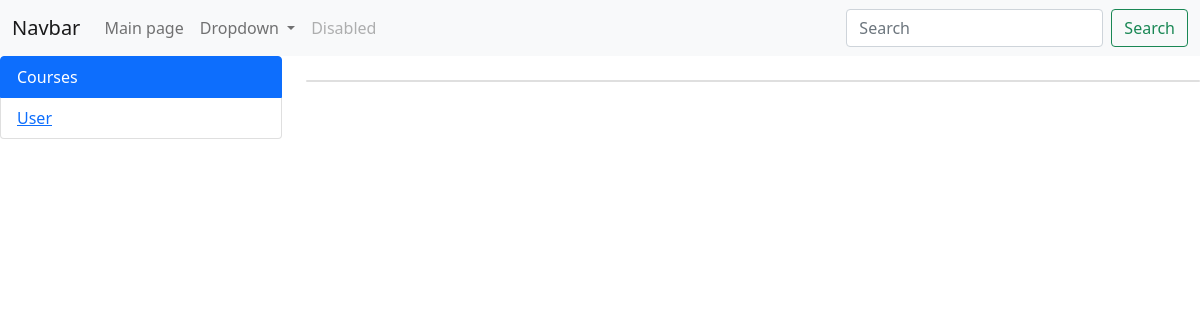
The page /filtering/2 on the database as committed earlier.
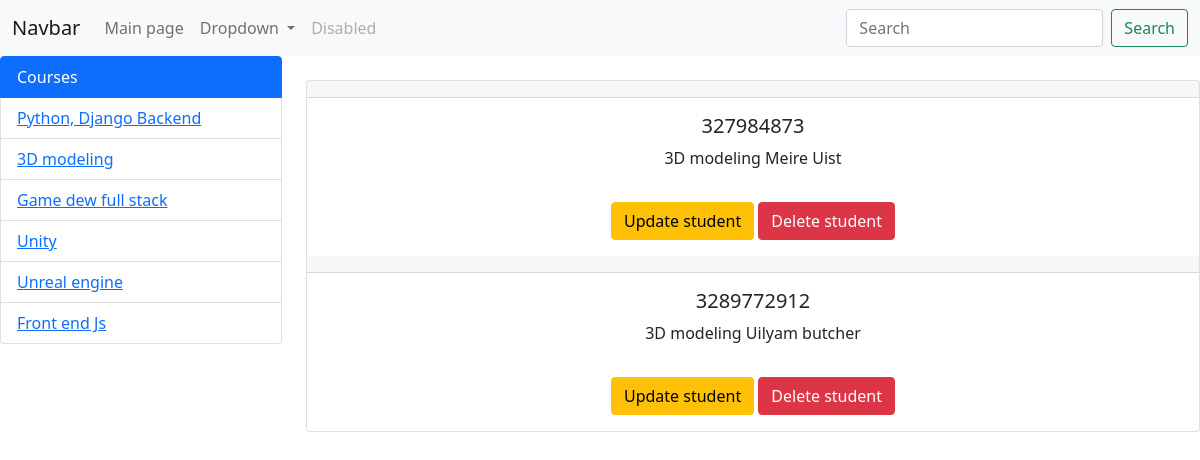
The same page on the database as committed later.
### configapp/models.py (models this page shows, shortened)
class Fan(models.Model):
    title = models.CharField(max_length=255)
    def __str__(self):
        return self.title

class Student(models.Model):
    full_name = models.CharField(max_length=255)
    phone_number = models.CharField(max_length=15)
    address = models.TextField()
    fan = models.ForeignKey(Fan, on_delete=models.CASCADE)
    teacher = models.ForeignKey(Teacher, on_delete=models.CASCADE)

class Teacher(models.Model):
    teacherName = models.CharField(max_length=60)  # Исправлено
    def __str__(self):
        return self.teacherName  # Добавлен метод __str__

### configapp/views.py (the view)
# urls.py: path('filtering/<int:fan_id>', filtering, name='filtering'),
def filtering(request,fan_id):
    students = Student.objects.filter(fan_id=fan_id)
    fans = Fan.objects.all()
    context = {
        "students":students,
        "fans":fans,
    }
    return render(request, 'Filter_student.html', context=context)

### configapp/templates/Filter_student.html (shortened to what this page needs)
<!DOCTYPE html>
<html lang="en">
<head>
    <link href="https://cdn.jsdelivr.net/npm/bootstrap@5.0.2/dist/css/bootstrap.min.css" rel="stylesheet"
>
</head>
<body>
<nav class="navbar navbar-expand-lg navbar-light bg-light">
  <div class="container-fluid">
    <a class="navbar-brand" href="#">Navbar</a>
    <div class="collapse navbar-collapse" id="navbarSupportedContent">
      <ul class="navbar-nav me-auto mb-2 mb-lg-0">
        <li class="nav-item">
          <a class="nav-link" href="{% url 'home' %}">Main page</a>
        </li>
        <li class="nav-item dropdown">
          <a class="nav-link dropdown-toggle" href="#" id="navbarDropdown" role="button" data-bs-toggle="dropdown"
             aria-expanded="false">
            Dropdown
          </a>
        </li>
        <li class="nav-item">
          <a class="nav-link disabled" href="#" tabindex="-1" aria-disabled="true">Disabled</a>
        </li>
      </ul>
      <form class="d-flex">
        <input class="form-control me-2" type="search" placeholder="Search" aria-label="Search">
        <button class="btn btn-outline-success" type="submit">Search</button>
      </form>
    </div>
  </div>
</nav>
<div class="row">
  <div class="col-3">
    <ul class="list-group">
      <li class="list-group-item active" aria-current="true">Courses</li>
      {% for item in fans %}
          <li class="list-group-item">
              <a href="{% url 'filtering' item.id %}">{{ item.title }}</a>
          </li>
      {% endfor %}
    </ul>
  </div>
  <div class="col-9">
    <div class="card text-center mt-4">
      {% for item in students %}
      <div class="card-header">{{item.first_name}}</div>
      <div class="card-body">
        <h5 class="card-title">{{item.phone_number}}</h5>
        <p class="card-text">{{item.adress}}  {{item.fan}}  {{item.teacher}}</p>
        <a href="{% url 'update_student' item.id %}" class="btn btn-warning mt-3">Update student</a>
        <a href="{% url 'delete_student' item.id %}" class="btn btn-danger mt-3"
           onclick="return confirm('Вы уверены, что хотите удалить этого студента?');">Delete student</a>
      </div>
      {% endfor %}
    </div>
  </div>
</div>
</body>
</html>

Rows that differ between the two databases and show on the page:
changed Fan: title "User" → "Python, Django Backend"
added Fan: title "3D modeling"
added Fan: title "Game dew full stack"
added Fan: title "Unity"
added Fan: title "Unreal engine"
added Fan: title "Front end Js"
now on this page (row edited): Student: phone_number "327984873", fan "3D modeling", teacher "Meire Uist"
added Student: phone_number "3289772912", fan "3D modeling", teacher "Uilyam butcher"
